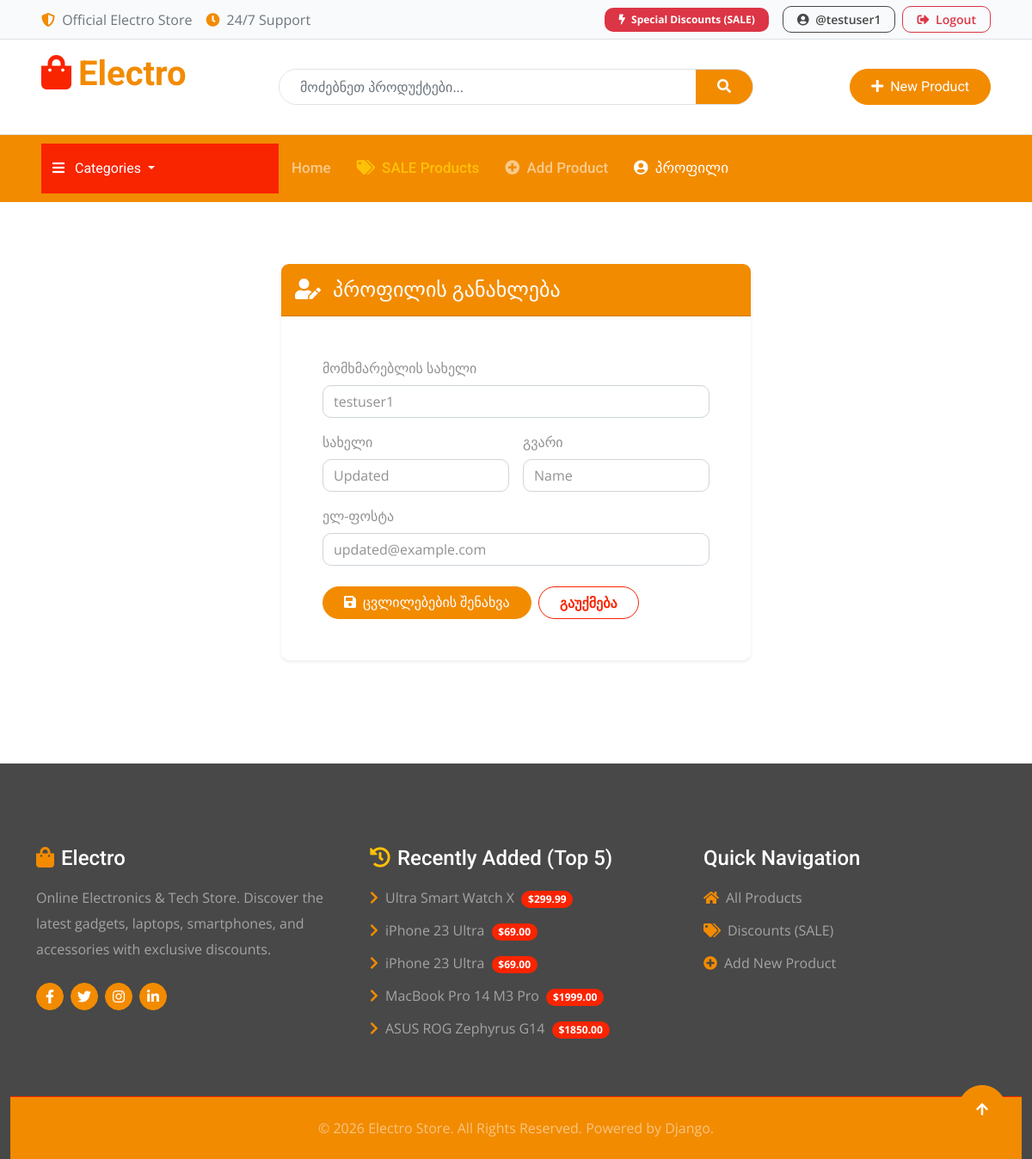
Screenshot of /accounts/profile/edit/ (signed in) with the database file from the repository.
### store/models.py (models this page shows, shortened)
class Product(models.Model):
    category = models.ForeignKey(
        Category,
        on_delete=models.CASCADE,
        related_name="products",
        verbose_name="კატეგორია"
    )
    name = models.CharField(max_length=150, verbose_name="პროდუქტის დასახელება")
    slug = models.SlugField(max_length=200, unique=True, blank=True, null=True, verbose_name="Slug")
    description = models.TextField(blank=True, verbose_name="აღწერა")
    price = models.DecimalField(max_digits=10, decimal_places=2, verbose_name="ფასი")
    has_discount = models.BooleanField(default=False, verbose_name="აქვს ფასდაკლება (SALE)")
    discount_price = models.DecimalField(max_digits=10, decimal_places=2, null=True, blank=True, verbose_name="ფასდაკლებული ფასი")
    is_available = models.BooleanField(default=True, verbose_name="ხელმისაწვდომია")
    image = models.ImageField(upload_to="products/", blank=True, null=True, verbose_name="სურათი")
    created_at = models.DateTimeField(auto_now_add=True, verbose_name="დამატების თარიღი")
    class Meta:
        ordering = ["price"]

### accounts/views.py (the view, shortened to what this page needs)
# urls.py: path("profile/edit/", views.ProfileUpdateView.as_view(), name="profile_edit"),
class ProfileUpdateView(LoginRequiredMixin, View):
    template_name = "accounts/profile_edit.html"
    def get(self, request):
        form = UserUpdateForm(instance=request.user)
        return render(request, self.template_name, {"form": form})

### accounts/forms.py (shortened to what this page needs)
class UserUpdateForm(forms.ModelForm):
    class Meta:
        model = User
        fields = ["username", "email", "first_name", "last_name"]
        widgets = {
            "username": forms.TextInput(attrs={"class": "form-control"}),
            "email": forms.EmailInput(attrs={"class": "form-control"}),
            "first_name": forms.TextInput(attrs={"class": "form-control"}),
            "last_name": forms.TextInput(attrs={"class": "form-control"}),
        }

### store/context_processors.py (called while the page is built)
def latest_products_processor(request):
    return {
        "latest_products": Product.objects.filter(is_available=True).order_by("-created_at")[:5]
    }

### templates/accounts/profile_edit.html (shortened to what this page needs)
{% extends 'base.html' %}
{% block content %}
<div class="row justify-content-center">
    <div class="col-lg-6 col-md-8">
        <div class="card border-0 shadow-sm rounded-3">
            <div class="card-header bg-primary text-white py-3 rounded-top-3">
                <h4 class="mb-0 text-white font-weight-bold"><i class="fas fa-user-edit me-2"></i> პროფილის განახლება</h4>
            </div>
            <div class="card-body p-4 p-md-5">
                <form method="POST" novalidate>
                    <div class="mb-3">
                        <label for="{{ form.username.id_for_label }}" class="form-label font-weight-bold">მომხმარებლის სახელი</label>
                        {{ form.username }}
                    </div>
                    <div class="row g-3 mb-3">
                        <div class="col-md-6">
                            <label for="{{ form.first_name.id_for_label }}" class="form-label font-weight-bold">სახელი</label>
                            {{ form.first_name }}
                        </div>
                        <div class="col-md-6">
                            <label for="{{ form.last_name.id_for_label }}" class="form-label font-weight-bold">გვარი</label>
                            {{ form.last_name }}
                        </div>
                    </div>
                    <div class="mb-4">
                        <label for="{{ form.email.id_for_label }}" class="form-label font-weight-bold">ელ-ფოსტა</label>
                        {{ form.email }}
                    </div>
                    <div class="d-flex gap-2">
                        <button type="submit" class="btn btn-primary rounded-pill px-4 font-weight-bold">
                            <i class="fas fa-save me-1"></i> ცვლილებების შენახვა
                        </button>
                        <a href="{% url 'profile' %}" class="btn btn-outline-secondary rounded-pill px-4">გაუქმება</a>
                    </div>
                </form>
            </div>
        </div>
    </div>
</div>
{% endblock %}

### templates/includes/navbar.html (shortened to what this page needs)
{% load static %}
<div class="container-fluid px-5 d-none border-bottom d-lg-block" style="background-color: #f8fafc;">
    <div class="row gx-0 align-items-center">
        <div class="col-lg-6 text-center text-lg-start mb-lg-0">
            <div class="d-inline-flex align-items-center" style="height: 45px;">
                <span class="text-muted me-3"><i class="fas fa-shield-alt text-primary me-1"></i> Official Electro Store</span>
                <span class="text-muted"><i class="fas fa-clock text-primary me-1"></i> 24/7 Support</span>
            </div>
        </div>
        <div class="col-lg-6 text-center text-lg-end">
            <div class="d-inline-flex align-items-center" style="height: 45px;">
                <a href="{% url 'sales' %}" class="badge bg-danger text-white me-3 text-decoration-none px-3 py-2">
                    <i class="fas fa-bolt me-1"></i> Special Discounts (SALE)
                </a>
                {% if user.is_authenticated %}
                <a href="{% url 'profile' %}" class="btn btn-sm btn-outline-dark me-2 px-3">
                    <i class="fas fa-user-circle me-1"></i> @{{ user.username }}
                </a>
                <a href="{% url 'logout' %}" class="btn btn-sm btn-outline-danger px-3">
                    <i class="fas fa-sign-out-alt me-1"></i> Logout
                </a>
                {% endif %}
            </div>
        </div>
    </div>
</div>
<div class="container-fluid px-5 py-3 d-none d-lg-block bg-white border-bottom">
    <div class="row gx-0 align-items-center text-center">
        <div class="col-md-4 col-lg-3 text-center text-lg-start">
            <a href="{% url 'home' %}" class="navbar-brand p-0">
                <h1 class="display-6 text-primary m-0"><i class="fas fa-shopping-bag text-secondary me-2"></i>Electro</h1>
            </a>
        </div>
        <div class="col-md-4 col-lg-6 text-center">
            <form method="GET" action="{% url 'home' %}" class="position-relative">
                <div class="d-flex border rounded-pill overflow-hidden">
                    <input class="form-control border-0 px-4 py-2" type="text" name="q" value="{{ current_q }}" placeholder="მოძებნეთ პროდუქტები...">
                    <button type="submit" class="btn btn-primary rounded-0 px-4"><i class="fas fa-search"></i></button>
                </div>
            </form>
        </div>
        <div class="col-md-4 col-lg-3 text-center text-lg-end">
            <a href="{% url 'product_create' %}" class="btn btn-primary rounded-pill px-4 py-2">
                <i class="fas fa-plus me-1"></i> New Product
            </a>
        </div>
    </div>
</div>
<div class="container-fluid nav-bar p-0">
    <div class="row gx-0 bg-primary px-5 align-items-center">
        <div class="col-lg-3 d-none d-lg-block">
            <div class="dropdown">
                <button class="btn btn-secondary text-white w-100 py-3 text-start rounded-0 dropdown-toggle" type="button" data-bs-toggle="dropdown">
                    <i class="fa fa-bars me-2"></i> Categories
                </button>
            </div>
        </div>
        <div class="col-12 col-lg-9">
            <nav class="navbar navbar-expand-lg navbar-dark bg-primary py-0">
                <div class="collapse navbar-collapse" id="navbarCollapse">
                    <div class="navbar-nav me-auto py-2">
                        <a href="{% url 'home' %}" class="nav-item nav-link {% if not category and not request.resolver_match.url_name == 'sales' and not 'accounts' in request.path %}active{% endif %}">Home</a>
                        <a href="{% url 'sales' %}" class="nav-item nav-link {% if request.resolver_match.url_name == 'sales' %}active{% endif %} text-warning font-weight-bold">
                            <i class="fas fa-tags me-1"></i> SALE Products
                        </a>
                        <a href="{% url 'product_create' %}" class="nav-item nav-link {% if request.resolver_match.url_name == 'product_create' %}active{% endif %}">
                            <i class="fas fa-plus-circle me-1"></i> Add Product
                        </a>
                        {% if user.is_authenticated %}
                        <a href="{% url 'profile' %}" class="nav-item nav-link {% if 'profile' in request.path %}active{% endif %}">
                            <i class="fas fa-user-circle me-1"></i> პროფილი
                        </a>
                        {% else %}
                        <a href="{% url 'login' %}" class="nav-item nav-link d-lg-none">შესვლა</a>
                        <a href="{% url 'register' %}" class="nav-item nav-link d-lg-none">რეგისტრაცია</a>
                        {% endif %}
                    </div>
                </div>
            </nav>
        </div>
    </div>
</div>

### templates/includes/footer.html
<div class="container-fluid bg-dark text-white-50 footer pt-5 mt-5">
    <div class="container py-5">
        <div class="row g-5">
            <div class="col-lg-4 col-md-6">
                <div class="footer-item">
                    <h4 class="text-white mb-3"><i class="fas fa-shopping-bag text-primary me-2"></i>Electro</h4>
                    <p class="mb-4">Online Electronics & Tech Store. Discover the latest gadgets, laptops, smartphones, and accessories with exclusive discounts.</p>
                    <div class="d-flex align-items-center">
                        <a class="btn btn-primary btn-square me-2" href="#"><i class="fab fa-facebook-f"></i></a>
                        <a class="btn btn-primary btn-square me-2" href="#"><i class="fab fa-twitter"></i></a>
                        <a class="btn btn-primary btn-square me-2" href="#"><i class="fab fa-instagram"></i></a>
                        <a class="btn btn-primary btn-square" href="#"><i class="fab fa-linkedin-in"></i></a>
                    </div>
                </div>
            </div>
            <div class="col-lg-4 col-md-6">
                <div class="footer-item">
                    <h4 class="text-white mb-3"><i class="fas fa-history text-warning me-2"></i>Recently Added (Top 5)</h4>
                    <ul class="list-unstyled">
                        {% for item in latest_products %}
                        <li class="mb-2">
                            <a href="{% url 'product_detail' item.pk %}" class="text-white-50 text-decoration-none">
                                <i class="fas fa-chevron-right text-primary me-2"></i>{{ item.name }}
                                <span class="badge bg-secondary ms-1">${{ item.price }}</span>
                            </a>
                        </li>
                        {% empty %}
                        <li class="text-white-50">No products available.</li>
                        {% endfor %}
                    </ul>
                </div>
            </div>
            <div class="col-lg-4 col-md-6">
                <div class="footer-item">
                    <h4 class="text-white mb-3">Quick Navigation</h4>
                    <ul class="list-unstyled">
                        <li class="mb-2"><a href="{% url 'home' %}" class="text-white-50 text-decoration-none"><i class="fas fa-home text-primary me-2"></i>All Products</a></li>
                        <li class="mb-2"><a href="{% url 'sales' %}" class="text-white-50 text-decoration-none"><i class="fas fa-tags text-primary me-2"></i>Discounts (SALE)</a></li>
                        <li class="mb-2"><a href="{% url 'product_create' %}" class="text-white-50 text-decoration-none"><i class="fas fa-plus-circle text-primary me-2"></i>Add New Product</a></li>
                    </ul>
                </div>
            </div>
        </div>
    </div>
    <div class="container-fluid copyright bg-darker py-4 border-top border-secondary">
        <div class="container text-center">
            <p class="mb-0 text-white-50">&copy; {% now "Y" %} Electro Store. All Rights Reserved. Powered by Django.</p>
        </div>
    </div>
</div>

### static/css/style.css (style rules this page uses)
.btn { font-weight: 600; transition: .5s; }
.btn-square { width: 32px; height: 32px; }
.btn-square, .btn-sm-square, .btn-md-square, .btn-lg-square { padding: 0; display: flex; align-items: center; justify-content: center; font-weight: normal; border-radius: 50%; }
.btn.btn-primary { background: var(--bs-primary) !important; color: var(--bs-white) !important; font-family: 'Roboto', sans-serif; font-weight: 400; transition: 0.5s; }
.btn.btn-secondary { background: var(--bs-secondary) !important; color: var(--bs-white); font-family: 'Roboto', sans-serif; font-weight: 400; border: 1px solid var(--bs-secondary); transition: 0.5s; }
.nav-bar .navbar .navbar-nav .nav-link { padding: 18px 15px; font-weight: 500; font-family: 'Roboto', sans-serif; font-size: 17px; transition: .5s; }
.navbar .navbar-nav .nav-link:hover, .navbar .navbar-nav .nav-link.active, .fixed-top.bg-white .navbar .navbar-nav .nav-link:hover, .fixed-top.bg-white .navbar .navbar-nav .nav-link.active { color: var(--bs-white); }
.footer { background: var(--bs-dark); }
.footer .footer-item a { line-height: 30px; color: var(--bs-body); transition: 0.5s; }
.footer .footer-item p { line-height: 30px; }
.copyright { border-top: 1px solid rgba(255, 255, 255, 0.08); background: var(--bs-primary) !important; }

### rows the page displays
Product: name "Ultra Smart Watch X", price "299.99"
Product: name "iPhone 23 Ultra", price "69.00"
Product: name "iPhone 23 Ultra", price "69.00"
Product: name "MacBook Pro 14 M3 Pro", price "1999.00"
Product: name "ASUS ROG Zephyrus G14", price "1850.00"

### other values shown
{{ user.username }} "testuser1"
